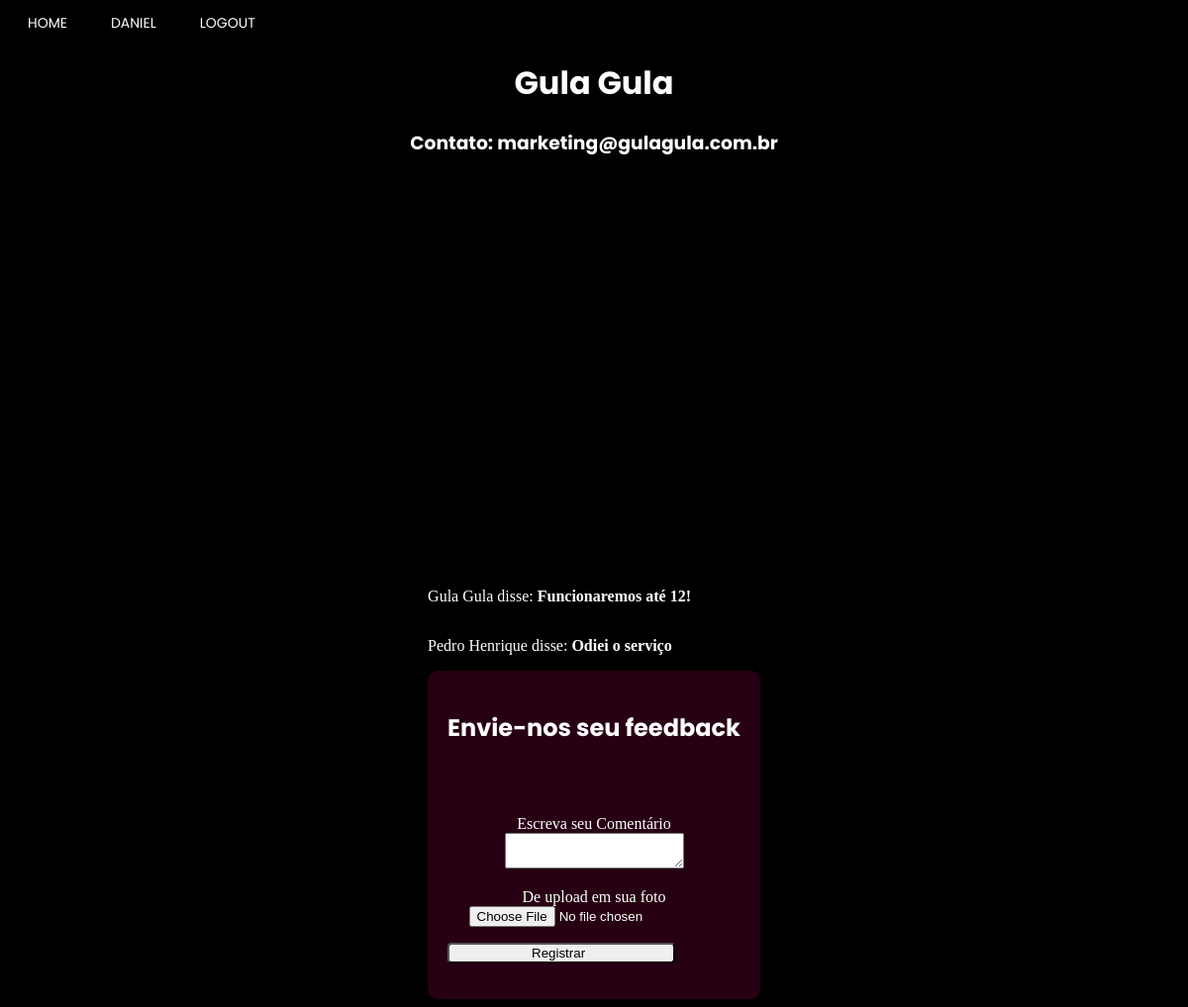
Page /enterprise_page/Gula Gula (signed in) on the committed database.
### app/model.py (models this page shows, shortened)
class usuario(UserMixin, db.Model):
    __tablename__ = "usuario"
    id = db.Column(db.Integer, primary_key=True)
    username = db.Column(db.String(64), index=True, unique=True)
    email = db.Column(db.String(120), index=True, unique=True)
    password_hash = db.Column(db.String(120))
    city = db.Column(db.String(120))
    district = db.Column(db.String(50))
    age = db.Column(db.Integer)

class empresa(UserMixin, db.Model):
    __tablename__ = "empresa"
    id = db.Column(db.Integer,primary_key=True)
    enterprise_name = db.Column(db.String(64), index=True, unique=True)
    email = db.Column(db.String(120), index=True, unique=True)
    password_hash = db.Column(db.String(120))
    city = db.Column(db.String(120))
    latitude = db.Column(db.Float)
    longitude = db.Column(db.Float)
    district = db.Column(db.String(50))
    street = db.Column(db.String(120))
    posts = db.relationship("Post", backref="enterprise")

class Post(db.Model):
    id = db.Column(db.Integer, primary_key=True)
    body = db.Column(db.String(140))
    image = db.Column(db.String(200))
    timestamp = db.Column(db.Integer, index=True)
    empresa_id = db.Column(db.Integer, db.ForeignKey('empresa.id'))
    author_id = db.Column(db.Integer())

### app/routes.py (the view, shortened to what this page needs)
@app.route("/enterprise_page/<name>", methods=["POST", "GET"])
@login_required
def enterprise_page_specific(name):
    form = Comments()
    enterpriseS= empresa.query.filter_by(enterprise_name=name).first()
    return render_template('enterprise_page.html', title=name, css_file="enterprise_page.css",user=current_user, usuario=usuario, enterprise=empresa, posts=Post.query.filter_by(empresa_id=enterpriseS.id), form=form)

### app/forms.py
class Comments(FlaskForm):
    files = FileField("De upload em sua foto")
    text = TextAreaField("Escreva seu Comentário", validators=[DataRequired("Escreva seu comentário!")])
    submit = SubmitField("Registrar")

### app/model.py (called while the page is built)
@login.user_loader
def load_user(id):
    if usuario.query.get(int(id)):
        load = usuario.query.get(int(id))
    else:
        load = empresa.query.get(int(id))
    return load

### app/templates/enterprise_page.html (shortened to what this page needs)
{% extends "base.html" %}
{% block content %}
<h1>{{title}}</h1>
<h3>Contato: {{enterprise.query.filter_by(enterprise_name = title).first().email}}</h3>
<div id="map"></div>
<div class="alignment">
{% for post in posts%}
{% if usuario.query.filter_by(id = post.author_id).first().username %}
<div><p>{{ usuario.query.filter_by(id = post.author_id).first().username }} disse: <b>{{ post.body }}</b></p></div>
{% else %}
<div><p>{{ enterprise.query.filter_by(id = post.author_id).first().enterprise_name }} disse: <b>{{ post.body }}</b></p></div>
{% endif %}
{% endfor %}
<section class="container">
  {% if current_user.username %}
  <h1>Envie-nos seu feedback</h1><br><br>
  {% else %}
  <h1>Adicione Posts!</h1><br><br>
  {% endif %}
      <form action="{{url_for('enterprise_page_specific', name = title)}}", method='post', novalidate>
          <div class="inputs">
            <p>
                {{ form.text.label }}<br>
                {{ form.text(size=32) }}<br>
            </p>
            <p>
                {{ form.files.label }}<br>
                {{ form.files(size=32) }}<br>
            </p>
        </div>
        <p>{{ form.submit() }}</p>
      </form>
    </section>
</div>
{% endblock %}

### app/templates/base.html (shortened to what this page needs)
<!DOCTYPE html>
<html>
    <head>
        {% if css_file%}
            <link rel="stylesheet" type="text/css" href="{{ url_for('static', filename=css_file) }}">
        {% else %}
            <link rel="stylesheet" type="text/css" href="{{ url_for('static', filename='user_page.css') }}">
        {% endif %}
    </head>
    <body>
        <header class="menu">
            <a href="{{ url_for('main_page') }}" class="button">HOME</a>
            {% if user.is_authenticated %}
            {% if user.username %}
            <a href="{{ url_for('user_page')}}"class="button">{{user.username}}</a>
            {% else %}
            <a href="{{ url_for('enterprise_page_specific', name=user.enterprise_name)}}"class="button">{{user.enterprise_name}}</a>
            {% endif%}
            <a href="{{ url_for('logout') }}" class="button">LOGOUT</a>
            {% else %}
            <a href="{{ url_for('enterprise_register_page') }}" class="button">SEJA UM ANUNCIANTE</a>
            <a href="{{ url_for('user_register_page') }}" class="button">REGISTRO</a>
            <a href="{{ url_for('login_page') }}" class="button">LOGIN</a>
            {% endif %}
        </header>
        {% block content %}{% endblock %}
    </body>
</html>

### app/static/enterprise_page.css (style rules this page uses)
body { background: black; background-image: url("https://www.pixel4k.com/wp-content/uploads/2021/05/abstract-waving-4k_1620165379-1536x960.jpg"); background-repeat: no-repeat; background-size: cover; }
p { color:white; }
h1 { color:white; font-family:Poppins; display:grid; align-items: center; justify-content: center; }
h3 { color:white; font-family:Poppins; display:grid; align-items: center; justify-content: center; }
#map { height: 400px; width: 70%; border-radius: 8px; margin: auto; }
.alignment { display: grid; align-items: center; justify-content: center; }
section.container { background-color: rgba(87, 02, 43, 0.45); border-radius: 10px; align-items: center; justify-content: center; padding: 20px; }
.inputs input { outline: none; }
.inputs { margin: auto; text-align: center; }
.inputs input::placeholder { color: rgba(13, 0, 26, 0.8); }
form input[type=submit] { border-radius: 4px; padding-left: 0px; width: 230px; transition: all 0.3s ease; }

### app/static/base.css (style rules this page uses)
header.menu { align-items: left; justify-content: start; }
a.button { border: none; color: white; padding: 5px 20px; text-align: right; text-decoration: none; display: inline-block; font-size: 14px; z-index: 99; right: 30px; font-family:'Poppins'; }

### rows in the picture
usuario: username "DANIEL"
empresa: enterprise_name "Gula Gula", query.filter_by "marketing@gulagula.com.br", query.filter_by "Gula Gula"
Post: body "Funcionaremos até 12!"
Post: body "Odiei o serviço"
usuario: query.filter_by "Pedro Henrique"
